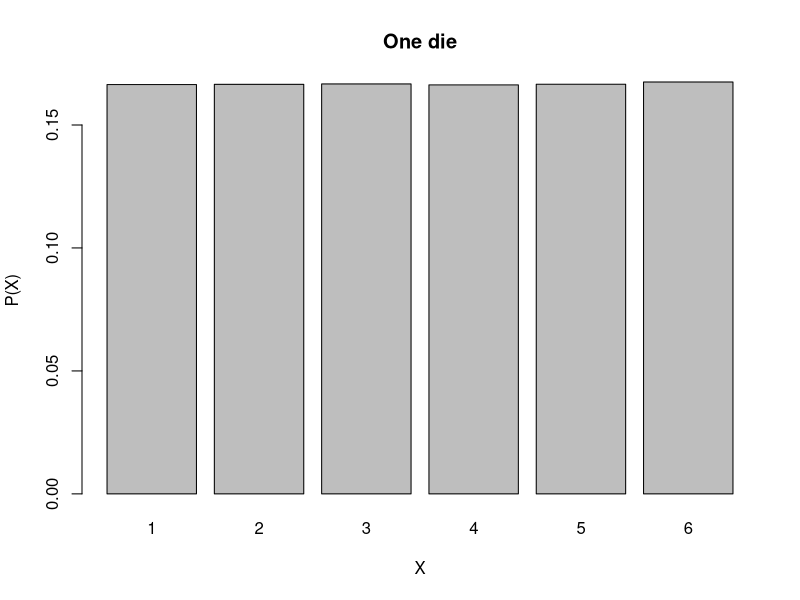
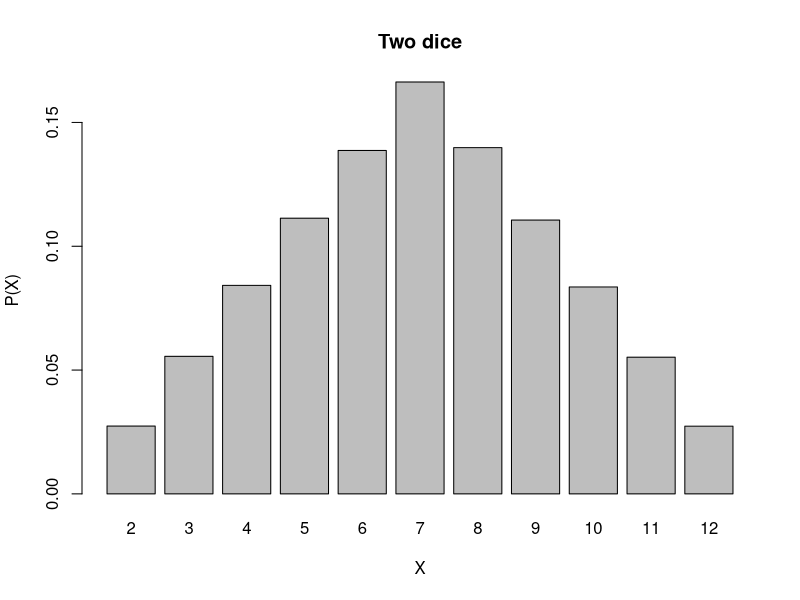
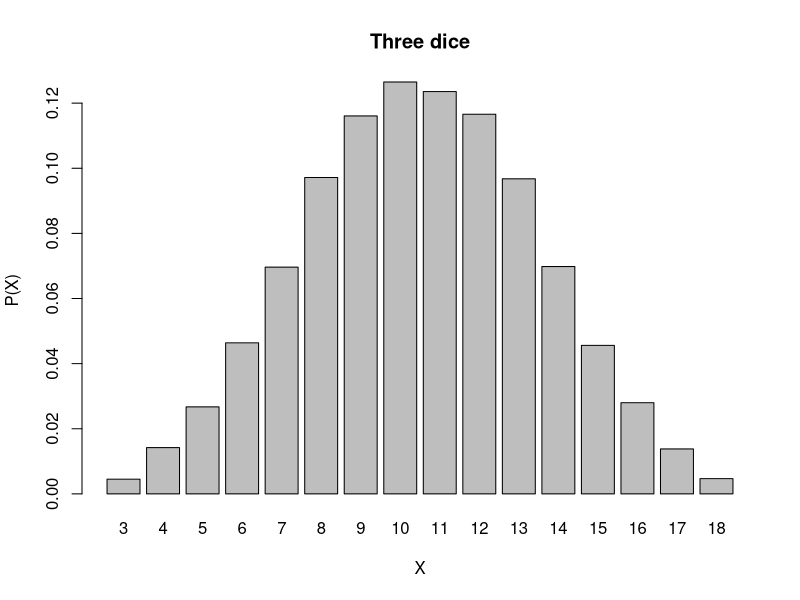
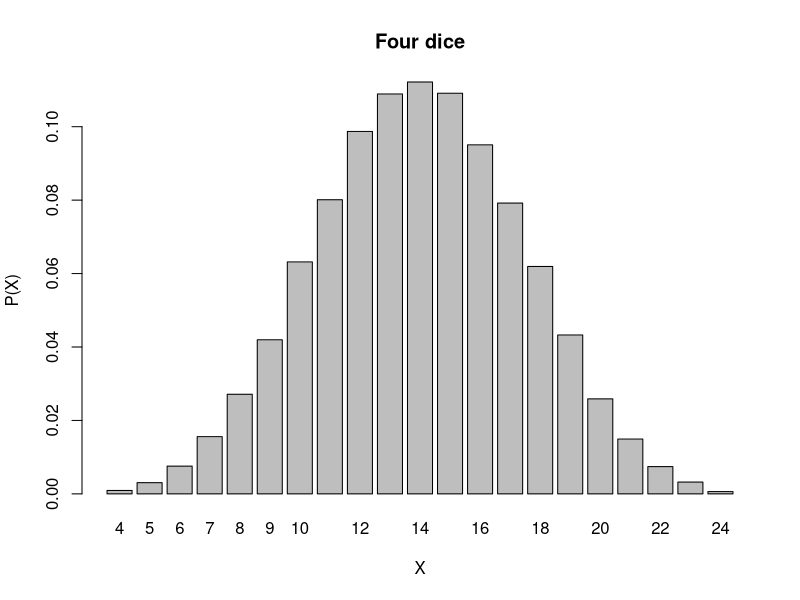
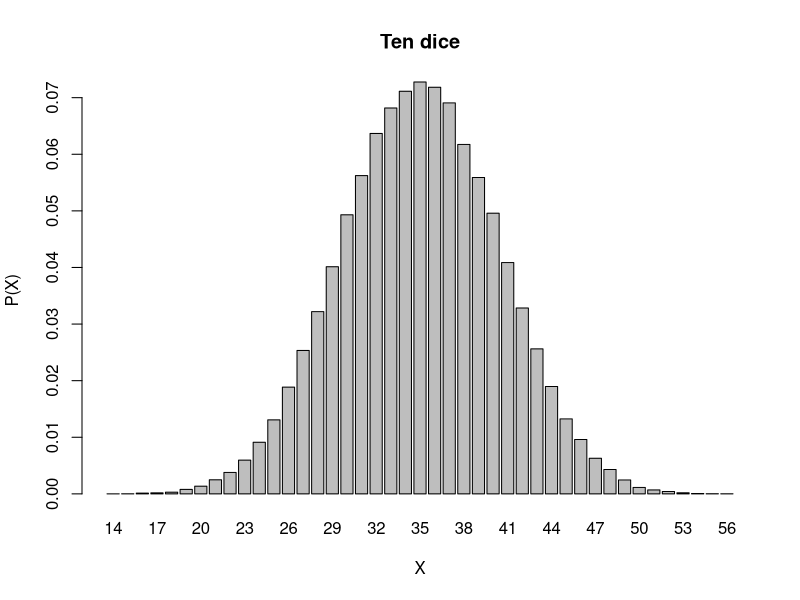
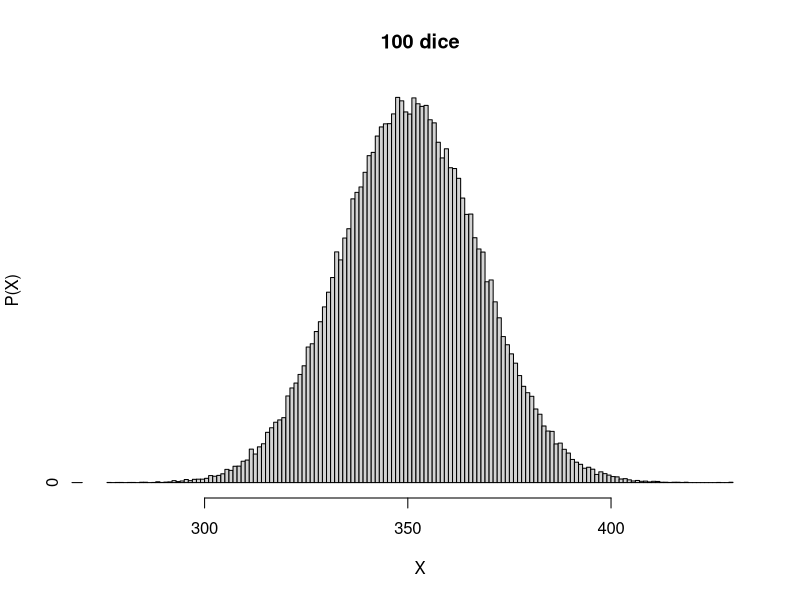
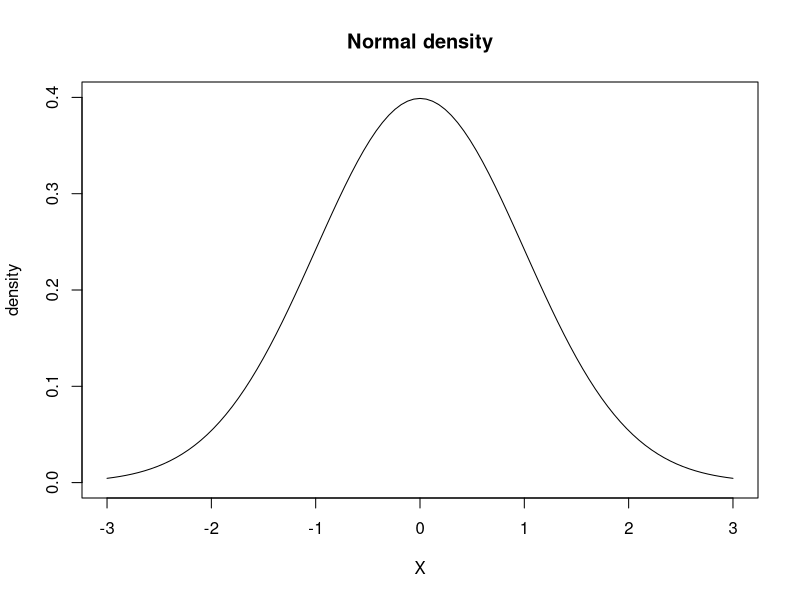
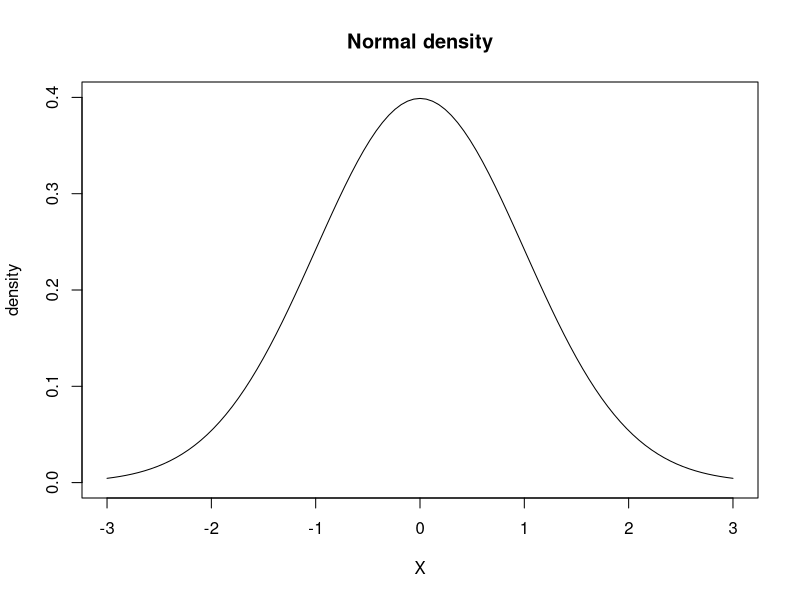

Here is the R script that generated these plots, in order:
## ---- chunk 1
knitr::opts_chunk$set(echo = TRUE)
## ---- chunk 2
plot_freq_hist <- function(vec, breaks = "Sturges", title){
  h <- hist(vec, plot=FALSE, breaks=breaks, right = FALSE)
  h$counts=h$counts/sum(h$counts)
  plot(h, main = title, xlab = "X", ylab = "P(X)")
}

plot_discrete_hist <- function(vec, title){
  counts <- table(vec)
  barplot(counts/sum(counts), main = title, xlab = "X", ylab = "P(X)")
}

plot_discrete_hist(sample(1:6, 1000000, replace = TRUE), title = "One die")

## ---- chunk 3

plot_discrete_hist(sample(1:6, 100000, replace = TRUE)+sample(1:6,100000, replace = TRUE), title = "Two dice")

## ---- chunk 4

plot_discrete_hist(sample(1:6, 100000, replace = TRUE)+sample(1:6,100000, replace = TRUE)+sample(1:6, 100000, replace = TRUE), title = "Three dice")

## ---- chunk 5

plot_discrete_hist(sample(1:6, 100000, replace = TRUE)+sample(1:6,100000, replace = TRUE)+sample(1:6, 100000, replace = TRUE)+sample(1:6, 100000, replace = TRUE),title = "Four dice")

## ---- chunk 6

roll_dice <- function(number_of_samples, number_of_dice){
  result <- sample(1:6, number_of_samples, replace = TRUE)
  for(i in 1:(number_of_dice-1)){
    result<-result + sample(1:6, number_of_samples, replace = TRUE)
  }
  result
}

plot_discrete_hist(roll_dice(100000, 10),title = "Ten dice")

## ---- chunk 7

plot_freq_hist(roll_dice(100000, 100), 150, title = "100 dice")

## ---- chunk 8
plot(function(x) dnorm(x), -3, 3,
main = "Normal density",ylim=c(0,.4),
ylab="density",xlab="X")
## ---- chunk 9
plot(function(x) dnorm(x), -3, 3,
main = "Normal density",ylim=c(0,.4),
ylab="density",xlab="X")
## ---- chunk 10
cord.x <- c(0,seq(0,1,0.01),1)
cord.y <- c(0,dnorm(seq(0,1,0.01)),0)
curve(dnorm(x,0,1),xlim=c(-3,3),main='Standard Normal')
polygon(cord.x,cord.y,col='skyblue')
